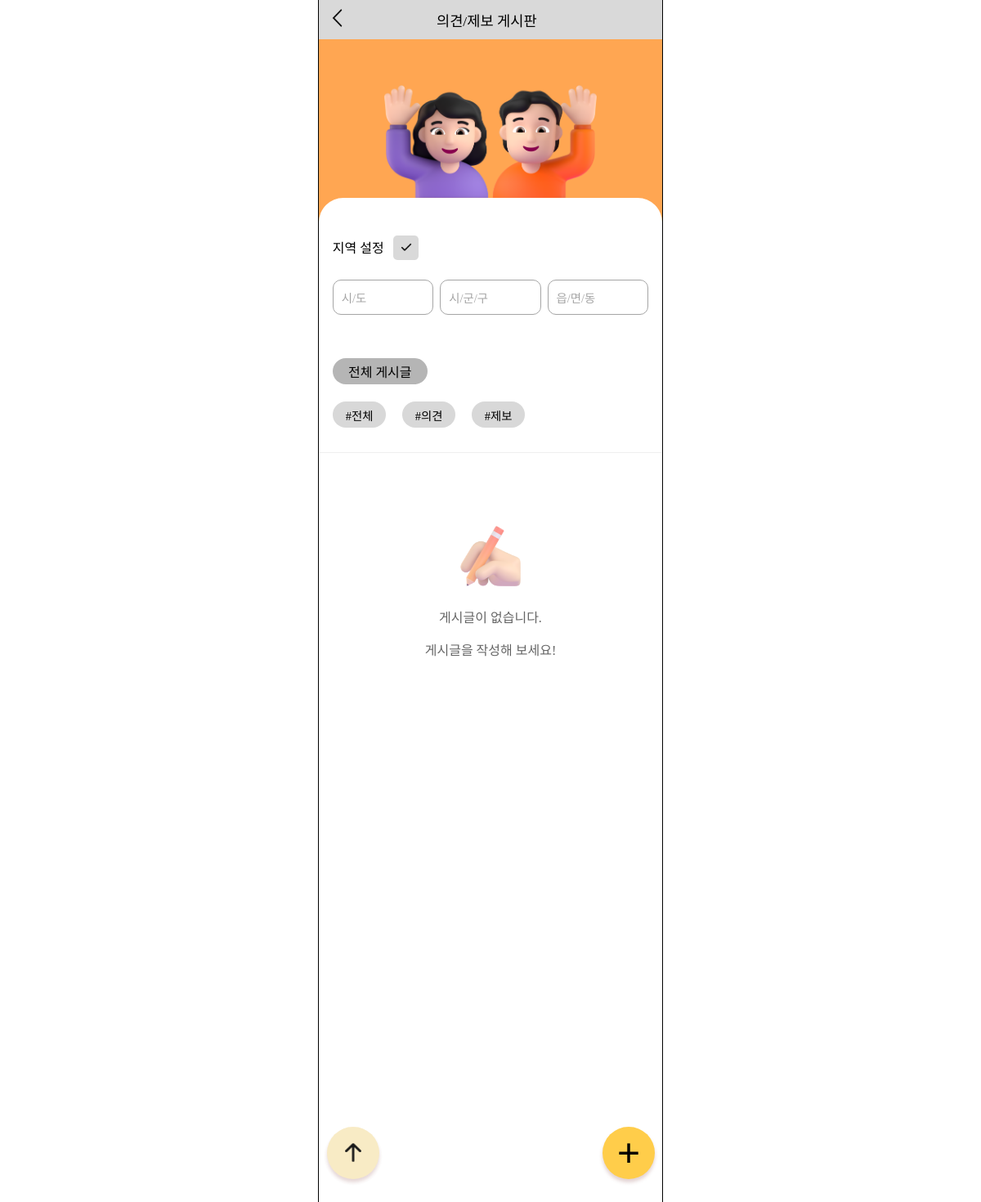
The page /boards/people-board/ (signed in) on the database as committed earlier.
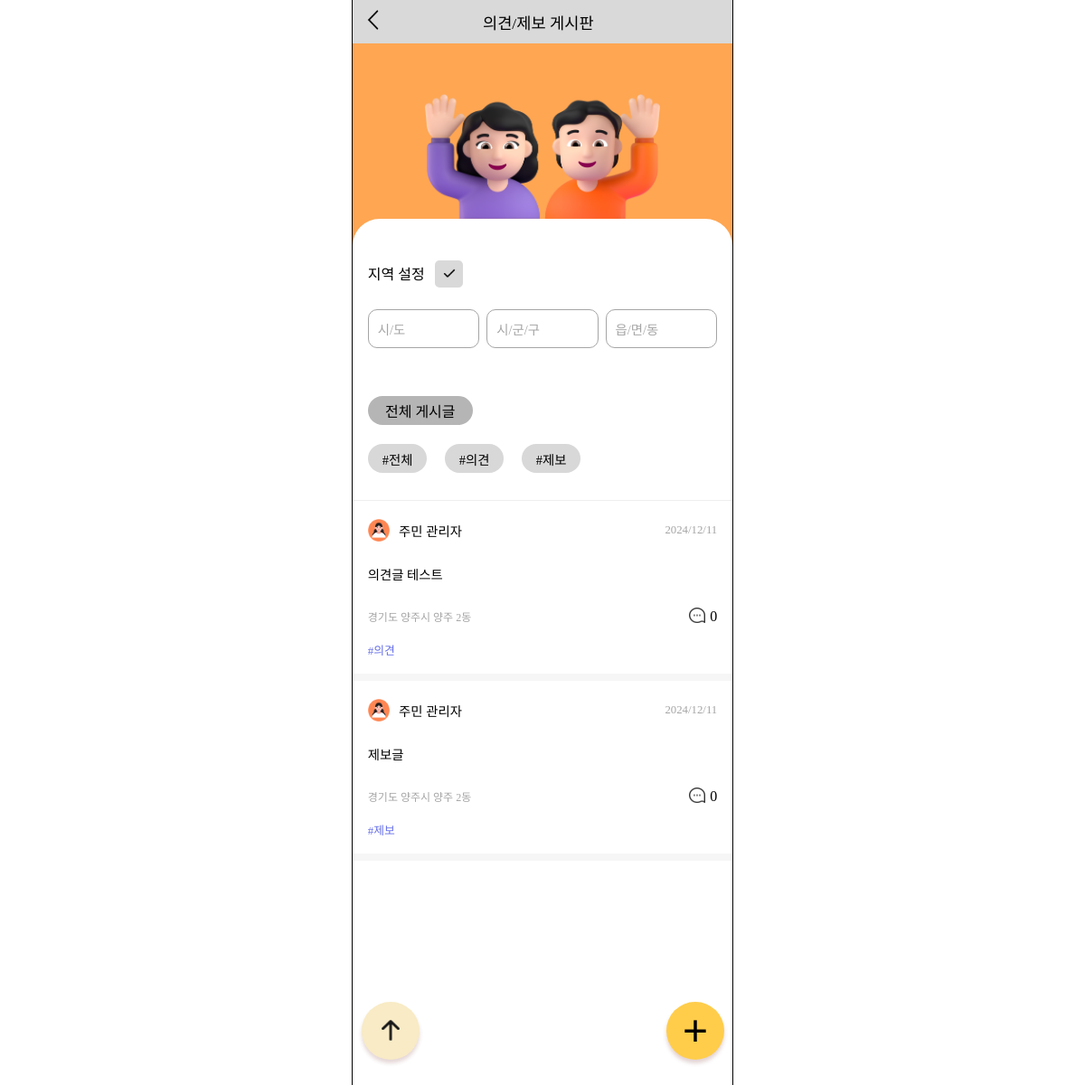
The same page on the database as committed later.
### boards/models.py (models this page shows)
class Board(models.Model):
    user = models.ForeignKey(settings.AUTH_USER_MODEL, on_delete=models.CASCADE)
    region_sido = models.CharField(null=False, max_length=30, blank=False)
    region_sigungu = models.CharField(null=False, max_length=30, blank=False)
    region_dong = models.CharField(null=False, max_length=30, blank=False)
    created_at = models.DateTimeField(auto_now_add=True)
    image_path = models.ImageField(upload_to='boards/', null=True, blank=True)
    content = models.TextField(null=False, blank=False)
    board_type = models.ForeignKey(BoardType, on_delete=models.CASCADE, null=False, blank=False)

class BoardType(models.Model):
    type_name = models.CharField(max_length=10, null=False, blank=False)

### accounts/models.py (models this page shows, shortened)
class Member(AbstractBaseUser):
    user_id = models.CharField(primary_key=True, max_length=15, null=False, blank=False, unique=True)
    email = models.EmailField(max_length=100, null=False, blank=False, unique=True)
    nickname = models.CharField(null=False, max_length=8, blank=False)
    region_sido = models.CharField(null=False, max_length=30, blank=False)
    region_sigungu = models.CharField(null=False, max_length=30, blank=False)
    region_dong = models.CharField(null=False, max_length=30, blank=False)
    member_type = models.ForeignKey(MemberType, on_delete=models.CASCADE, null=False, blank=False)
    is_active = models.BooleanField(default=True)
    is_admin = models.BooleanField(default=False)
    objects = UserManager()
    USERNAME_FIELD = 'user_id'
    REQUIRED_FIELDS = ['email', 'nickname', 'region_sido', 'region_sigungu', 'region_dong', 'member_type']
    def __str__(self):
        return self.user_id

class MemberType(models.Model):
    type_name = models.CharField(max_length=10)
    def __str__(self):
        return self.type_name

### boards/views.py (the view)
# urls.py: path('people-board/', views.people_board, name='people_board'),
def people_board(request):
    sido = ''
    sigungu = ''
    dong = ''
    if request.method == 'POST':
        sido = request.POST.get('sido')
        sigungu = request.POST.get('sigungu')
        dong = request.POST.get('dong')
        boards = Board.objects.filter(region_sido=sido, region_sigungu=sigungu, region_dong=dong).order_by(
            '-created_at')
    else:
        boards = Board.objects.filter(board_type__in=[2, 3]).order_by('-created_at')
    user = Member.objects.get(user_id=request.user)
    comments = Comment.objects.all()
    for board in boards:
        board.comment_count = Comment.objects.filter(board=board).count()
    for board in boards:
        if len(board.content) > 150:
            board.short_content = board.content[:150]
        else:
            board.short_content = board.content
    context = {
        'boards': boards,
        'user': user,
        'comments': comments,
        'sido': sido,
        'sigungu': sigungu,
        'dong': dong,
    }
    return render(request, 'boards/people_board_main.html', context)

### templates/boards/people_board_main.html (shortened to what the changed rows need)
<!DOCTYPE html>
{% load static %}
<html lang="ko">
<head>
    <link rel="stylesheet" href="{% static 'css/people_board_main.css' %}">
    <link rel="stylesheet" as="style" crossorigin href="https://cdn.jsdelivr.net/gh/ungveloper/web-fonts/SCoreDream/font-face.css" />
    <link rel="stylesheet" as="style" crossorigin href="https://cdn.jsdelivr.net/gh/ungveloper/web-fonts/SCoreDream/font-family.css" />
</head>
<body>
    <div class="container-content">
        <div class="contents">
            <div class="test">
                <div class="board-block">
                    <form class="region-block" method="post" action="{% url 'boards:people_board' %}">
                        <div class="block-title">
                        </div>
                        <div class="region">
                        </div>
                        <a href="{% url 'boards:people_board' %}" class="all-link">
                        </a>
                    </form>
                    <div class="post-type-select">
                        <div class="select-all">#전체</div>
                        <div class="select-idea">#의견</div>
                        <div class="select-report">#제보</div>
                    </div>
                    {% if not boards %}
                        <div class="no-board-block">
                            <img src="{% static 'image/no_board.png' %}" alt="" class="no-board-img">
                            <p>게시글이 없습니다.</p>
                            <p>게시글을 작성해 보세요!</p>
                        </div>
                    {% endif %}
                    {% for board in boards %}
                        <div class="post-block">
                            <a href="{% url 'boards:people_board_detail' board.id %}">
                                <div class="post-header">
                                    <div class="user-profile">
                                        <div class="user-img"><img src="{% static 'image/people_profile.png' %}" alt=""></div>
                                        <div class="user-name">{{ board.user.member_type }} <span class="text-strong">{{ board.user.nickname }}</span></div>
                                    </div>
                                    <div class="post-date">{{ board.created_at|date:"Y/m/d"  }}</div>
                                </div>
                                <div class="post-content">
                                    {{ board.short_content }}
                                </div>
                                <div class="post-footer">
                                    <div class="post-region">{{ board.region_sido }} {{ board.region_sigungu }} {{ board.region_dong }}</div>
                                    <div class="comment">
                                        <div class="comment-img">
                                            <img src="{% static 'image/speech-bubble.png' %}" alt="">
                                        </div>
                                        <div>{{ board.comment_count }}</div>
                                    </div>
                                </div>
                                <div class="post-type">#{{ board.board_type.type_name }}</div>
                            </a>
                        </div>
                        <div class="gap-block"></div>
                    {% endfor %}
                </div>
            </div>
        </div>
    </div>
</body>
</html>

Rows that differ between the two databases and show on the page:
added Board: user.member_type "주민", user.nickname "관리자", created_at "2024/12/11", short_content "의견글 테스트", region_sido "경기도", region_sigungu "양주시", region_dong "양주 2동", comment_count "0", board_type.type_name "의견"
added Board: user.member_type "주민", user.nickname "관리자", created_at "2024/12/11", short_content "제보글", region_sido "경기도", region_sigungu "양주시", region_dong "양주 2동", comment_count "0", board_type.type_name "제보"
Other text that changed with them:
text no longer shown: "게시글이 없습니다. 게시글을 작성해 보세요!"
